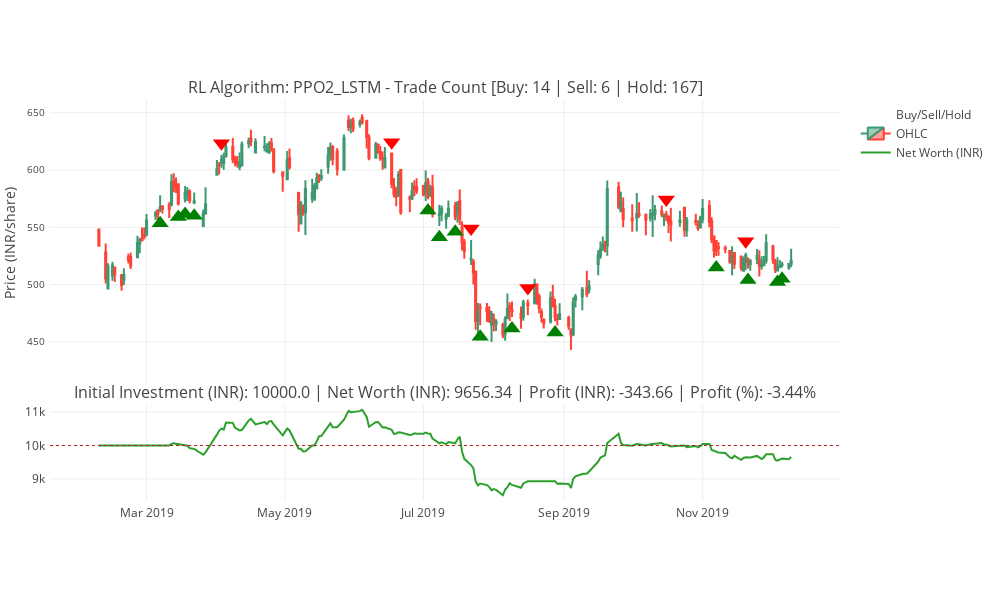

Source (notebook cell):
### Code cell
display_trades(trades)

### Figure 1 — Plotly figure (JSON) as saved in the notebook; plotly's stock layout.template omitted (floating-point values rounded to 4 significant figures; data arrays with more than 128 entries replaced by an {"elided": "..."} marker saying what was removed)
{"data": [{"marker": {"color": {"elided": "187 str values"}, "size": 15, "symbol": {"elided": "187 str values"}}, "mode": "markers", "name": "Buy/Sell/Hold", "type": "scatter", "x": {"elided": "187 str values"}, "xaxis": "x", "y": {"elided": "187 float values"}, "yaxis": "y"}, {"close": {"elided": "187 float values"}, "high": {"elided": "187 float values"}, "low": {"elided": "187 float values"}, "name": "OHLC", "open": {"elided": "187 float values"}, "type": "candlestick", "x": {"elided": "187 str values"}, "xaxis": "x", "yaxis": "y"}, {"mode": "lines", "name": "Net Worth (INR)", "type": "scatter", "x": {"elided": "187 str values"}, "xaxis": "x2", "y": {"elided": "187 float values"}, "yaxis": "y2"}], "layout": {"annotations": [{"font": {"size": 16}, "showarrow": false, "text": "RL Algorithm: PPO2_LSTM - Trade Count [Buy: 14 | Sell: 6 | Hold: 167]", "x": 0.5, "xanchor": "center", "xref": "paper", "y": 1.0, "yanchor": "bottom", "yref": "paper"}, {"font": {"size": 16}, "showarrow": false, "text": "Initial Investment (INR): 10000.0 | Net Worth (INR): 9656.34 | Profit (INR): -343.66 | Profit (%): -3.44%", "x": 0.5, "xanchor": "center", "xref": "paper", "y": 0.2375, "yanchor": "bottom", "yref": "paper"}], "height": 600, "margin": {"b": 100, "l": 50, "pad": 4, "r": 50, "t": 100}, "shapes": [{"line": {"color": "firebrick", "dash": "dot", "width": 1}, "name": "Initial Balance", "type": "line", "x0": 0, "x1": 1, "xref": "x2 domain", "y0": 10000, "y1": 10000, "yref": "y2"}], "width": 1000, "xaxis": {"anchor": "y", "domain": [0, 1], "matches": "x2", "rangeslider": {"visible": false}, "showticklabels": false, "tickfont": {"size": 12}}, "xaxis2": {"anchor": "y2", "domain": [0, 1]}, "yaxis": {"anchor": "x", "domain": [0.2875, 1.0], "tickfont": {"size": 10}, "title": {"font": {"size": 14}, "text": "Price (INR/share)"}}, "yaxis2": {"anchor": "x2", "domain": [0, 0.2375]}}}
